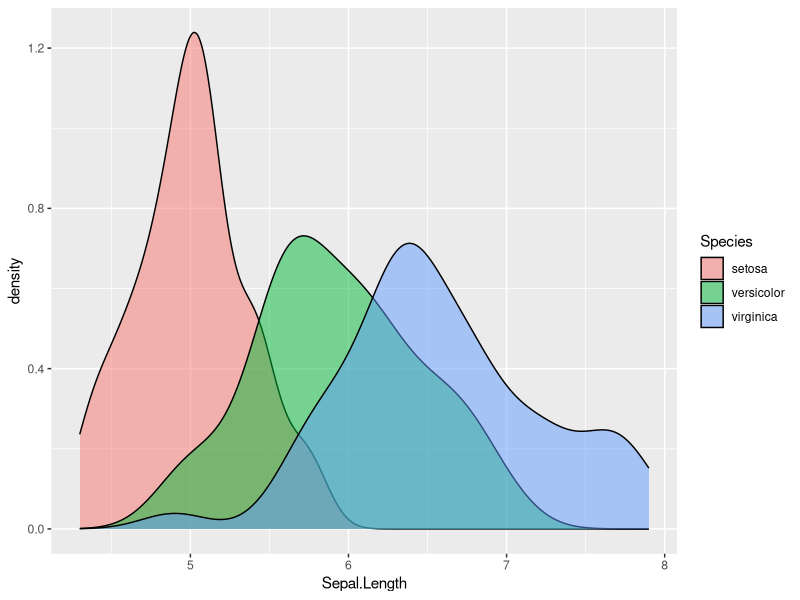
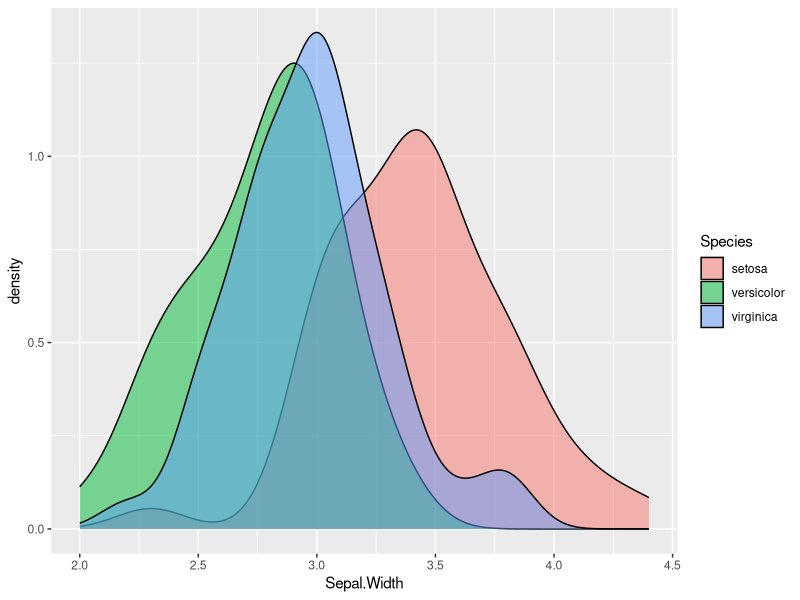
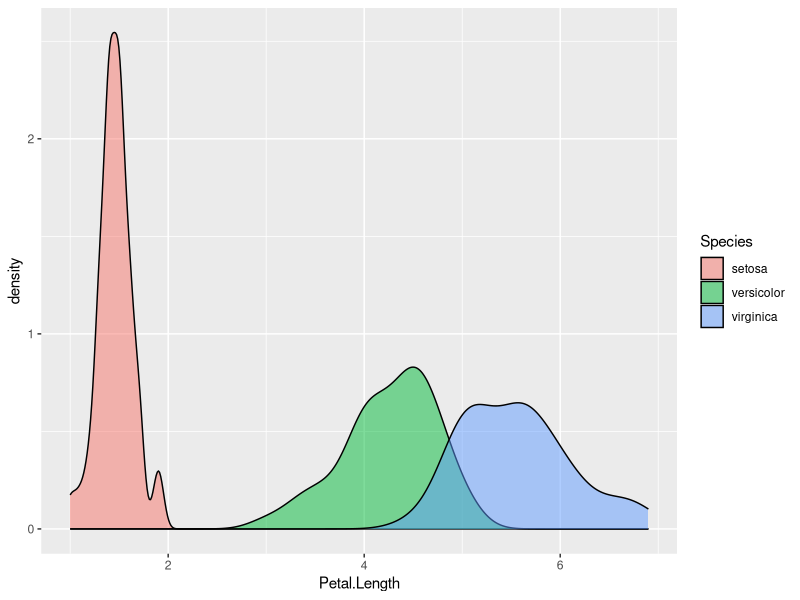
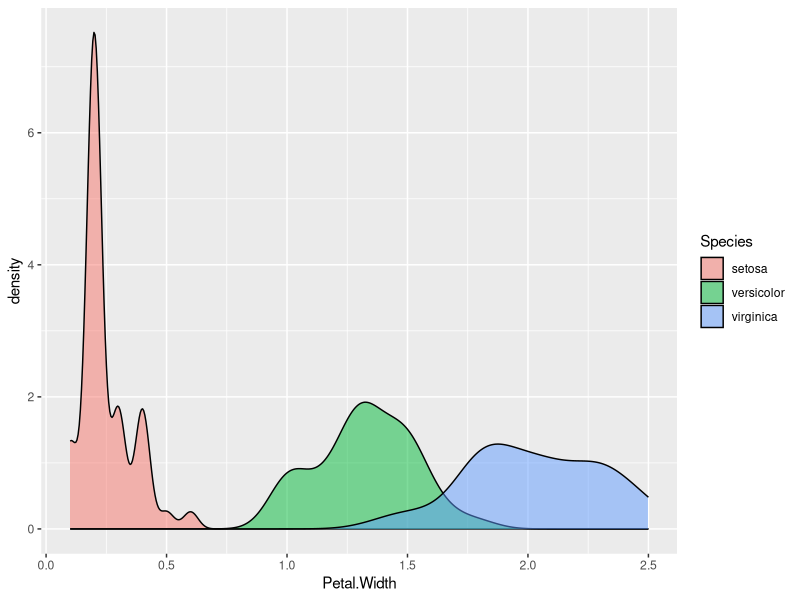

Write R code to recreate these figures, in order.
## ---- chunk 1
knitr::opts_chunk$set(echo = TRUE)
## ---- chunk 2
library(tidyverse)
# for data manipulation and presentation

library(rsample)
# for stratified sampling on classification problems

library(nnet)
# for multinomial regression

library(caret)
# for cross validation
## ---- chunk 3
# the dataset iris is native to base R
# convert to tibble for convenience
iris <- as_tibble(iris)
iris
summary(iris)
dim(iris)
## ---- chunk 4
# density plots of variables by class
p <- ggplot(data=iris)
p + geom_density(aes(Sepal.Length, fill=Species), alpha=0.5)
p + geom_density(aes(Sepal.Width, fill=Species), alpha=0.5)
p + geom_density(aes(Petal.Length, fill=Species), alpha=0.5)
p + geom_density(aes(Petal.Width, fill=Species), alpha=0.5)
## ---- chunk 5
# 50/50 train-test split with near equal distribution of the dependent variable
set.seed(123)
split = initial_split(iris, prop=.5, strata="Species")
train = training(split)
test = testing(split)
## ---- chunk 6
# verify distribution of the dependent variable
table(train$Species) %>% prop.table()
table(test$Species) %>% prop.table()
## ---- chunk 7
# fit the training data with multinomial regression 
fit = multinom(Species ~ ., data=train, maxit=10000, trace = FALSE)
## ---- chunk 8
summary(fit)
confusionMatrix(predict(fit, test), test$Species)
## ---- chunk 9
# Set up for 10 fold CV and hyperparameter tuning
train_control <- trainControl(
  method = "cv",
  number = 10
)
tune_grid <- expand.grid(
  decay = c(1,.5,.1, 0)
)
## ---- chunk 10
# fit the training data with multinomial regression, 10-fold CV,
# and hyperparameter tuning
fit2 <- train(
  data=train,
  Species ~ .,
  method = "multinom",
  maxit = 10000,
  trControl = train_control,
  tuneGrid = tune_grid,
  trace = FALSE
)
## ---- chunk 11
fit2
summary(fit2)
confusionMatrix(fit2)
confusionMatrix(predict(fit2, test), test$Species)
